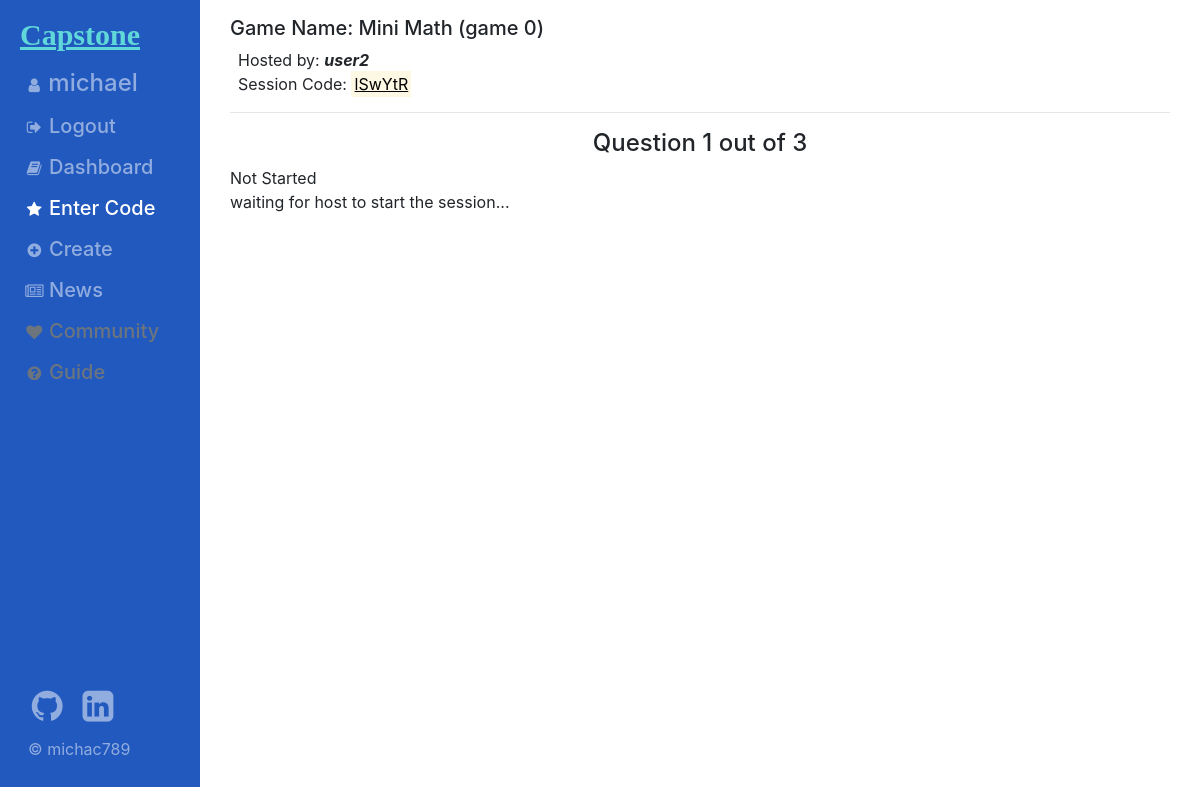
/play/lSwYtR (signed in), run on the app's committed database.
### sso/models.py (models this page shows)
class User(AbstractUser):
    TIER = [
        ("T5", "SuspendedUser"),
        ("T4", "User"),
        ("T3", "StarUser"),
        ("T2", "Admin"),
        ("T1", "SuperAdmin"),
    ]
    status = models.CharField(max_length=2, choices=TIER, default="T4")

### livequiz/models.py (models this page shows, shortened)
class Game(models.Model):
    id = models.AutoField(primary_key=True)
    creator = models.ForeignKey(User, on_delete=models.CASCADE, related_name="games")
    title = models.CharField(max_length=64, unique=True)
    description = models.CharField(max_length=256)
    date_created = models.DateField(auto_now=True)
    def question_count(self):
        return QuestionType1.objects.filter(game_origin=self).count()

class GameSession(models.Model):
    id = models.BigAutoField(primary_key=True)
    host = models.ForeignKey(User, on_delete=models.CASCADE, related_name="hosted_games")
    game = models.ForeignKey(Game, on_delete=models.CASCADE, related_name="ongoing", null=True)
    code = models.CharField(max_length=6, primary_key=False, editable=False, unique=True)
    active = models.BooleanField(default=False)
    current_question = models.IntegerField(default=0)
    stillopen = models.BooleanField(default=True)
    finished = models.BooleanField(default=False)
    class Meta: verbose_name = "Game Session"

### livequiz/views.py (the view)
# urls.py: path("play/<str:game_code>", views.playGame, name="play"),
@login_required(login_url="sso:login")
def playGame(request, game_code):
    try: gamesession = GameSession.objects.get(code=game_code)
    except KeyError:
        return HttpResponseBadRequest("Bad request: missing game session code!")
    except GameSession.DoesNotExist:
        return HttpResponseBadRequest("Bad Request: invalid game session code!")
    try:
        UserSession.objects.get(player = request.user, gamesession = gamesession)
    except UserSession.DoesNotExist:
        UserSession.objects.create(player = request.user, gamesession = gamesession)
    gamesession = GameSession.objects.get(code=game_code)
    return render(request, "livequiz/play.html", {
        "game": gamesession.game,
        "gamesession": gamesession,
        "admin": request.user == gamesession.host,
        "total_questions": gamesession.game.question_count(),
        "players": UserSession.objects.filter(gamesession = gamesession), # temporary
        "active": "entercode"
    })

### livequiz/templates/livequiz/play.html (shortened to what this page needs)
{% extends 'layout/root.html' %}
{% load static %}
{% block script %}
    <link href="{% static 'livequiz/play.css' %}" rel="stylesheet">
{% endblock script %}
{% block body %}
    <div class="container">
        <header>
            <section class="h5">
                Game Name: {{ game.title }}
            </section>
            <section class="text-weight-normal ml-2">
                Hosted by: <i><b>{{ gamesession.host.username }}</b></i>
            </section>
            <section class="text-weight-normal ml-2">
                Session Code: <mark><u>{{ gamesession.code }}</u></mark>
            </section>
        </header><hr>
        <div class="h4 text-center">
            Question <span id="curques">1</span> out of {{ total_questions }}
        </div>
        <section id="playzone">
            Not Started
        </section>
        <section id="message">
            waiting for host to start the session...
        </section>
    </div>
{% endblock body %}

### sso/templates/layout/sidebar.html (shortened to what this page needs)
{% load static %}
<ul class="flex-md-column flex-row navbar-nav w-100 justify-content-between">
    <div id="capstonetitle">
    </div>
    <li class="nav-item ml-2">
        <span class="font-weight-bold mt-4">
            <a href="{% url 'sso:comingsoon' %}" class="nav-link pl-0">
                <i class="fa fa-user fa-fw"></i>
                <span class="d-none d-md-inline">
                    {% if user.is_authenticated %}
                        <strong class="h4">{{ user.username }}</strong>
                    {% else %}
                        Not logged in.
                    {% endif %}
                </span>
            </a>
        </span>
    </li>
    {% if user.is_authenticated %}
        <li class="nav-item ml-2">
            <a class="nav-link pl-0" href="{% url 'sso:logout' %}">
                <i class="fa fa-sign-out fa-fw"></i>
                <span class="d-none d-md-inline h5">Logout</span>
            </a>
        </li>
    {% endif %}
    {% if active == "index" %}
        <li class="nav-item ml-2 active">
            <a class="nav-link pl-0" href="{% url 'livequiz:index' %}">
                <i class="fa fa-book fa-fw"></i>
                <span class="d-none d-md-inline h5">Dashboard</span>
            </a>
        </li>
    {% else %}
        <li class="nav-item ml-2">
            <a class="nav-link pl-0" href="{% url 'livequiz:index' %}">
                <i class="fa fa-book fa-fw"></i>
                <span class="d-none d-md-inline h5">Dashboard</span>
            </a>
        </li>
    {% endif %}
    {% if active == "entercode" %}
        <li class="nav-item ml-2 active">
            <a class="nav-link pl-0" href="{% url 'livequiz:entercode' %}">
                <i class="fa fa-star fa-fw"></i>
                <span class="d-none d-md-inline h5">Enter Code</span>
            </a>
        </li>
    {% endif %}
    {% if active == "create" %}
        <li class="nav-item ml-2 active">
            <a class="nav-link pl-0" href="{% url 'livequiz:create' %}">
                <i class="fa fa-plus-circle fa-fw"></i>
                <span class="d-none d-md-inline h5">Create</span>
            </a>
        </li>
    {% else %}
        <li class="nav-item ml-2">
            <a class="nav-link pl-0" href="{% url 'livequiz:create' %}">
                <i class="fa fa-plus-circle fa-fw"></i>
                <span class="d-none d-md-inline h5">Create</span>
            </a>
        </li>
    {% endif %}
    {% if active == "news" %}
        <li class="nav-item ml-2 active">
            <a class="nav-link pl-0" href="{% url 'news:index' %}">
                <i class="fa fa-newspaper-o fa-fw"></i>
                <span class="d-none d-md-inline h5">News</span>
            </a>
        </li>
    {% else %}
        <li class="nav-item ml-2">
            <a class="nav-link pl-0" href="{% url 'news:index' %}">
                <i class="fa fa-newspaper-o fa-fw"></i>
                <span class="d-none d-md-inline h5">News</span>
            </a>
        </li>
    {% endif %}
    <li class="nav-item ml-2">
        <a class="nav-link pl-0" href="{% url 'sso:comingsoon' %}">
            <i class="fa fa-heart codeply fa-fw text-muted"></i>
            <span class="d-none d-md-inline h5 text-muted">Community</span>
        </a>
    </li>
    <li class="nav-item ml-2">
        <a class="nav-link pl-0" href="{% url 'sso:comingsoon' %}">
            <i class="fa fa-question-circle fa-fw text-muted"></i>
            <span class="d-none d-md-inline h5 text-muted">Guide</span>
        </a>
    </li>
    <li class="nav-item ml-2 d-none d-md-inline btm-pos">
        <div class="nav-link pl-0" href="https://github.com/michac789">
            <a class="colwh" href="https://github.com/michac789">
                <i class="fa fa-github fa-fw" style="font-size:36px"></i>
            </a>
            <a class="colwh" href="https://sg.linkedin.com/in/michael-andrew-chan-144a29219">
                <i class="fa fa-linkedin-square fa-fw" style="font-size:36px"></i>
            </a>
        </div>
        <div class="colwh p-1">
            <p>&copy; michac789</p>
        </div>
    </li>
</ul>

### sso/static/sso/layout.css (style rules this page uses)
.btm-pos { position: absolute; top: 85vh; }
.colwh { color: rgba(255, 255, 255, 0.5); }

### data on the page
User: username "michael"
Game: title "Mini Math (game 0)"
GameSession: host.username "user2", code "lSwYtR"

### other printed values
{{ total_questions }} "3"
